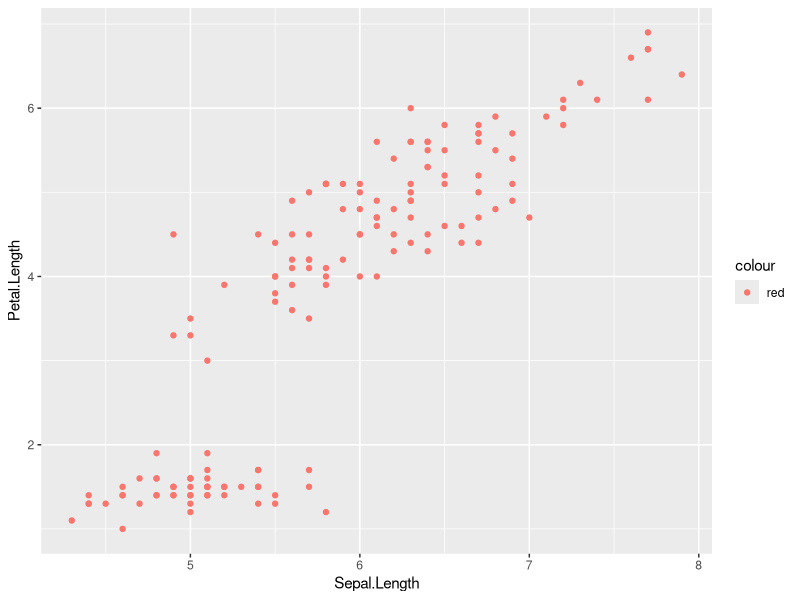
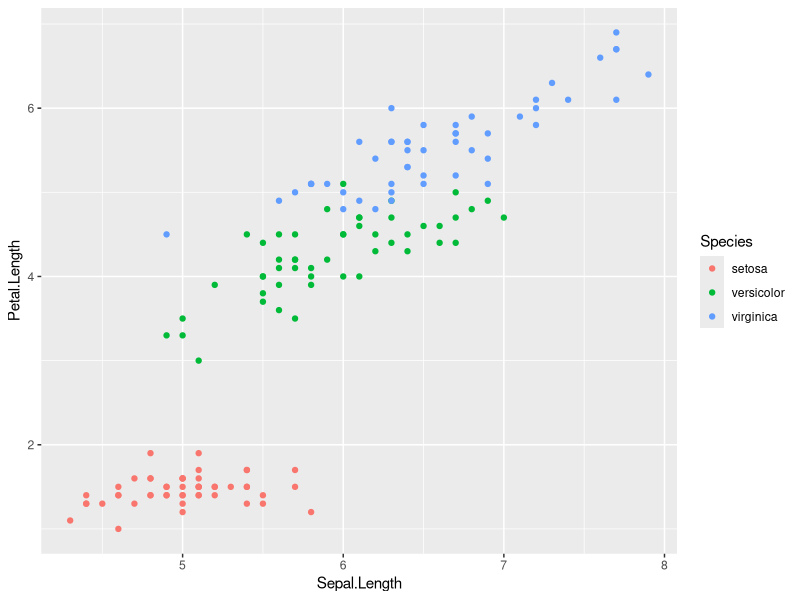
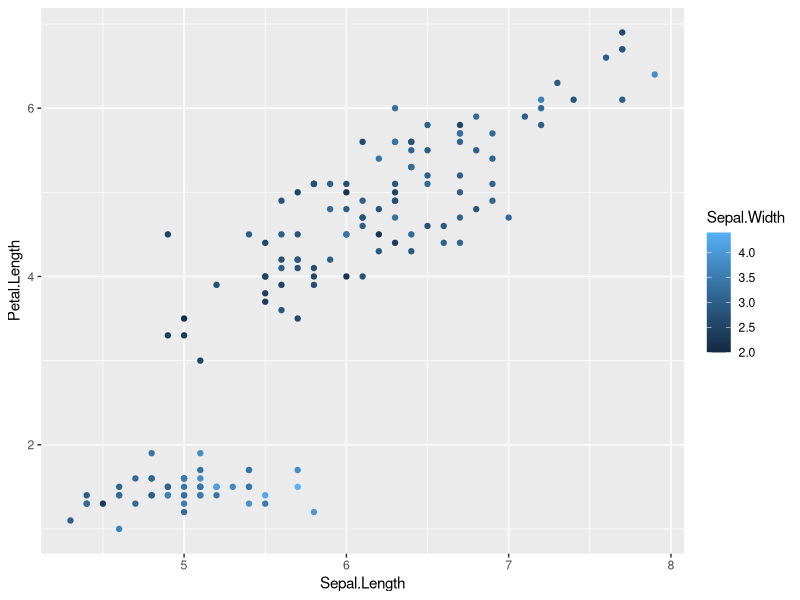
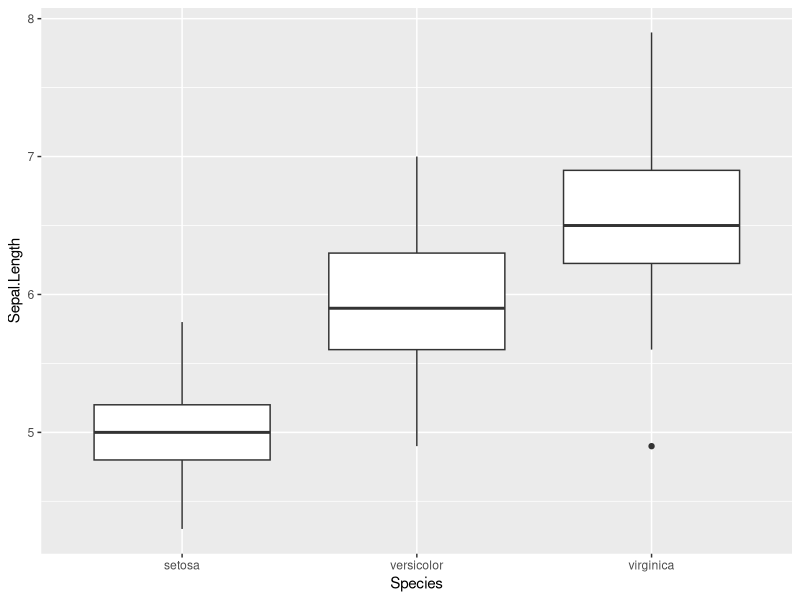
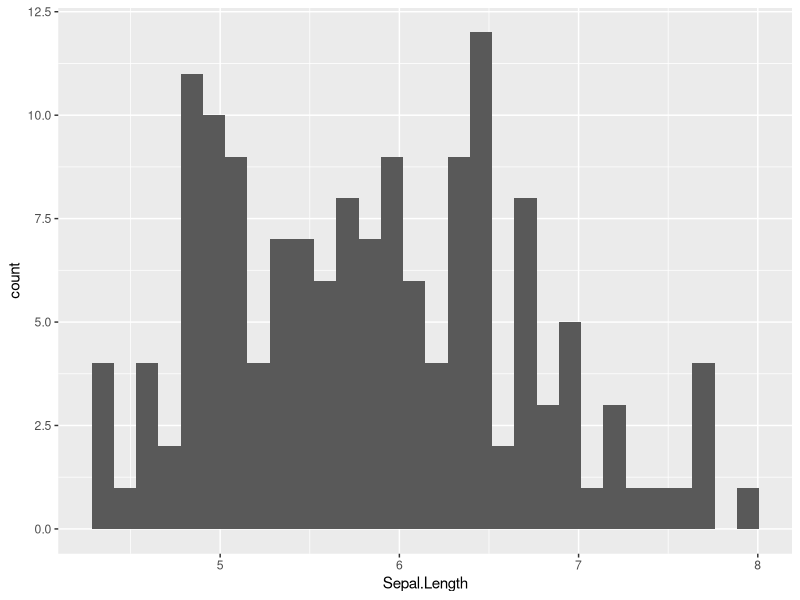
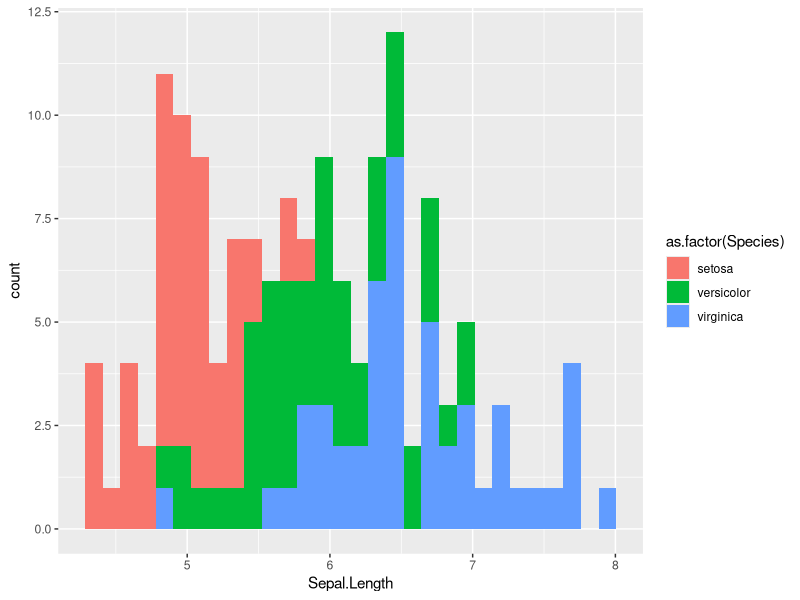
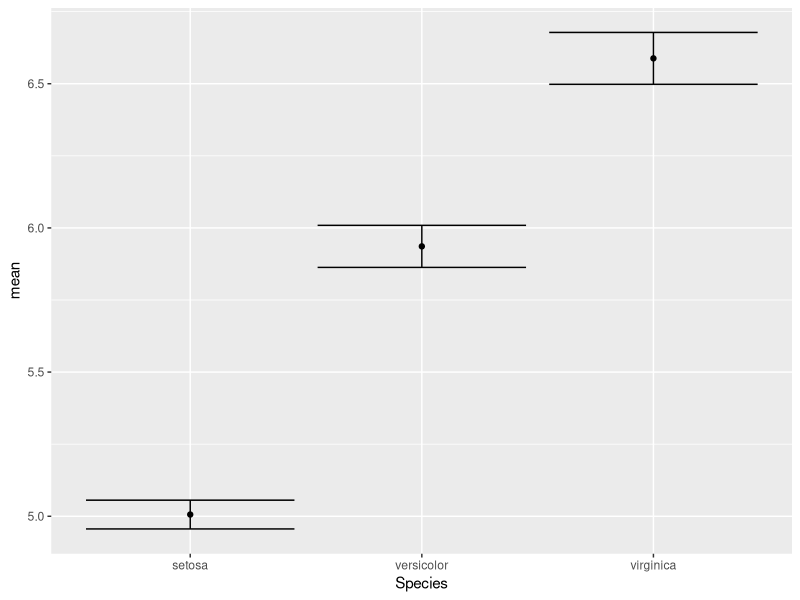
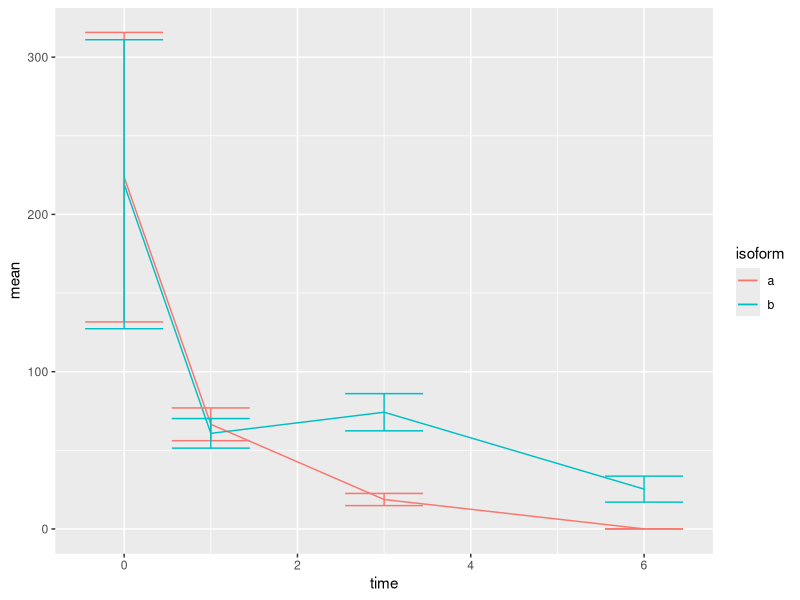

The R source for these figures, in order: (Note: this script raises an error after producing the figures.)
library(ggplot2)
library(plyr)
library(datasets)
data(iris)

## Scatterplots (geom_point, geom_line)
ggplot(iris, aes(x = Sepal.Length, y = Petal.Length, col="red")) + geom_point() 

ggplot(iris, aes(x = Sepal.Length, y = Petal.Length, col=Species)) + geom_point()
ggplot(iris, aes(x = Sepal.Length, y = Petal.Length, col=Sepal.Width)) + geom_point()

### Exploring Different Geoms
## Boxplots (geom_boxplot)
ggplot(iris, aes(x=Species, y=Sepal.Length)) + geom_boxplot()

## Histograms (geom_histogram)
ggplot(iris, aes(x=Sepal.Length)) + geom_histogram()
ggplot(iris, aes(x=Sepal.Length, fill=as.factor(Species))) + geom_histogram()

## Plotting means for discrete factors (geom_barplot, geom_point)
v<-ddply(iris, c("Species"), summarise, N=length(Sepal.Length), mean=mean(Sepal.Length), sd=sd(Sepal.Length), se=sd/sqrt(N))
ggplot(v, aes(x=Species, y=mean)) + geom_point() + geom_errorbar(aes(ymin=mean-se, max=mean+se))

## Reaction norms (geom_line)
isoforms <- read.csv("isoforms.csv")
col <- isoforms[which(isoforms$gene=="col-107"),]
ggplot(col, aes(x=time, y=mean, col=isoform)) + geom_line() + geom_errorbar(aes(ymin=lo, ymax=hi))


### Additional Aesthetics -- added on (+)
## Change labels: [x/y]lab("title"), ggtitle("title")
## Change colors: scale_color_manual(values=c("color1", "color2", "color3", ...)) -- ex: scale_color_manual(values=c("aliceblue", "cadetblue", "darkslategrey"))
## Add lines (show a cutoff, or mean, or slope): geom_[v/h/ab]line() -- abline shows a line with a specified slope -- ex: geom_abline(aes(slope=.2, intercept=5))
## Themes: theme_"[theme]"

### Facets -- multiple plots
#ggplot(isoforms, aes(x=time, y=mean, col=isoform, shape=gene)) + geom_point() # illegibile!
ggplot(isoforms, aes(x=time, y=mean, col=isoform)) + geom_line() + facet_wrap(~gene, scale="free_y") + scale_y_log10()

### All together:
ggplot(isoforms, aes(x=time, y=mean, col=isoform)) + 
  geom_line() + 
  geom_point() + 
  geom_errorbar(aes(ymin=lo, ymax=hi)) + 
  facet_wrap(~gene, scale="free_y") + 
  scale_y_log10() + 
  ylab("mean isoform expression, +/- 95% CI") + 
  xlab("Time(hours)") + 
  scale_color_manual(values=c("dodgerblue","goldenrod","firebrick","mediumseagreen","lightcoral","darkorange","darkmagenta","aquamarine")) + 
  theme_bw()
  facet_wrap(~gene, scale="free_y") + scale_y_log10()